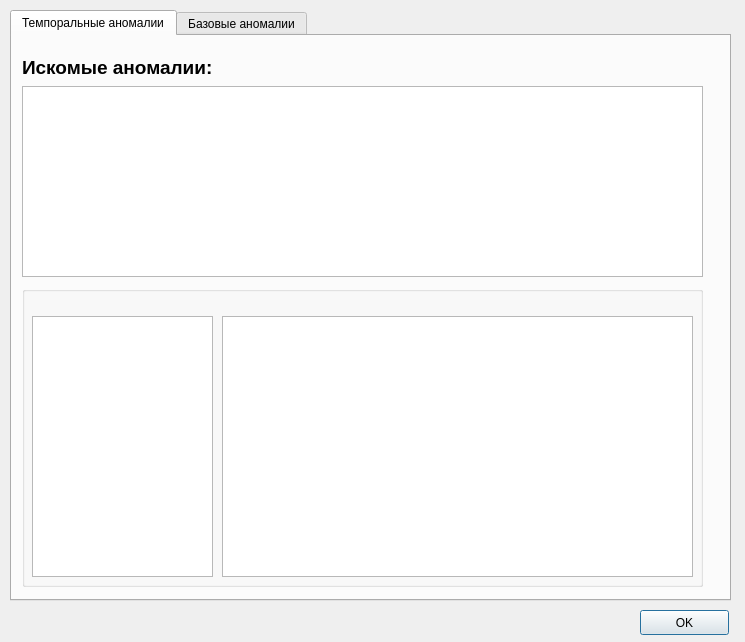
<?xml version="1.0" encoding="UTF-8"?>
<ui version="4.0">
 <class>Dialog</class>
 <widget class="QDialog" name="Dialog">
  <property name="enabled">
   <bool>true</bool>
  </property>
  <property name="geometry">
   <rect>
    <x>0</x>
    <y>0</y>
    <width>745</width>
    <height>642</height>
   </rect>
  </property>
  <property name="sizePolicy">
   <sizepolicy hsizetype="Fixed" vsizetype="Fixed">
    <horstretch>0</horstretch>
    <verstretch>0</verstretch>
   </sizepolicy>
  </property>
  <property name="maximumSize">
   <size>
    <width>800</width>
    <height>800</height>
   </size>
  </property>
  <property name="windowTitle">
   <string>Проткол верификации</string>
  </property>
  <property name="sizeGripEnabled">
   <bool>false</bool>
  </property>
  <widget class="QTabWidget" name="tabWidget">
   <property name="geometry">
    <rect>
     <x>10</x>
     <y>10</y>
     <width>721</width>
     <height>591</height>
    </rect>
   </property>
   <property name="currentIndex">
    <number>0</number>
   </property>
   <widget class="QWidget" name="tab">
    <attribute name="title">
     <string>Темпоральные аномалии</string>
    </attribute>
    <widget class="QGroupBox" name="groupres">
     <property name="geometry">
      <rect>
       <x>10</x>
       <y>250</y>
       <width>681</width>
       <height>301</height>
      </rect>
     </property>
     <property name="title">
      <string/>
     </property>
     <widget class="QListWidget" name="listres">
      <property name="geometry">
       <rect>
        <x>10</x>
        <y>30</y>
        <width>181</width>
        <height>261</height>
       </rect>
      </property>
     </widget>
     <widget class="QTextBrowser" name="textBrowser">
      <property name="geometry">
       <rect>
        <x>200</x>
        <y>30</y>
        <width>471</width>
        <height>261</height>
       </rect>
      </property>
     </widget>
    </widget>
    <widget class="QLabel" name="label">
     <property name="geometry">
      <rect>
       <x>10</x>
       <y>20</y>
       <width>241</width>
       <height>21</height>
      </rect>
     </property>
     <property name="text">
      <string>&lt;html&gt;&lt;head/&gt;&lt;body&gt;&lt;p&gt;&lt;span style=&quot; font-size:14pt; font-weight:600;&quot;&gt;Искомые аномалии:&lt;/span&gt;&lt;/p&gt;&lt;/body&gt;&lt;/html&gt;</string>
     </property>
     <property name="textFormat">
      <enum>Qt::AutoText</enum>
     </property>
    </widget>
    <widget class="QTableWidget" name="tableanoms">
     <property name="geometry">
      <rect>
       <x>10</x>
       <y>50</y>
       <width>681</width>
       <height>191</height>
      </rect>
     </property>
     <property name="editTriggers">
      <set>QAbstractItemView::NoEditTriggers</set>
     </property>
     <property name="showGrid">
      <bool>true</bool>
     </property>
     <property name="gridStyle">
      <enum>Qt::SolidLine</enum>
     </property>
     <attribute name="horizontalHeaderVisible">
      <bool>false</bool>
     </attribute>
     <attribute name="horizontalHeaderCascadingSectionResizes">
      <bool>false</bool>
     </attribute>
     <attribute name="horizontalHeaderDefaultSectionSize">
      <number>339</number>
     </attribute>
     <attribute name="horizontalHeaderStretchLastSection">
      <bool>true</bool>
     </attribute>
     <attribute name="verticalHeaderVisible">
      <bool>false</bool>
     </attribute>
     <attribute name="verticalHeaderDefaultSectionSize">
      <number>40</number>
     </attribute>
     <attribute name="verticalHeaderHighlightSections">
      <bool>true</bool>
     </attribute>
     <attribute name="verticalHeaderMinimumSectionSize">
      <number>21</number>
     </attribute>
     <column>
      <property name="text">
       <string>Тип аномалии</string>
      </property>
     </column>
     <column>
      <property name="text">
       <string>Количество</string>
      </property>
     </column>
    </widget>
   </widget>
   <widget class="QWidget" name="tab_2">
    <attribute name="title">
     <string>Базовые аномалии</string>
    </attribute>
    <widget class="QLabel" name="label_2">
     <property name="geometry">
      <rect>
       <x>10</x>
       <y>20</y>
       <width>241</width>
       <height>21</height>
      </rect>
     </property>
     <property name="text">
      <string>&lt;html&gt;&lt;head/&gt;&lt;body&gt;&lt;p&gt;&lt;span style=&quot; font-size:14pt; font-weight:600;&quot;&gt;Искомые аномалии:&lt;/span&gt;&lt;/p&gt;&lt;/body&gt;&lt;/html&gt;</string>
     </property>
     <property name="textFormat">
      <enum>Qt::AutoText</enum>
     </property>
    </widget>
    <widget class="QGroupBox" name="groupres_2">
     <property name="geometry">
      <rect>
       <x>10</x>
       <y>250</y>
       <width>681</width>
       <height>301</height>
      </rect>
     </property>
     <property name="title">
      <string/>
     </property>
     <widget class="QListWidget" name="listres_2">
      <property name="geometry">
       <rect>
        <x>10</x>
        <y>30</y>
        <width>201</width>
        <height>261</height>
       </rect>
      </property>
     </widget>
     <widget class="QTextBrowser" name="textBrowser_2">
      <property name="geometry">
       <rect>
        <x>220</x>
        <y>30</y>
        <width>451</width>
        <height>261</height>
       </rect>
      </property>
     </widget>
    </widget>
    <widget class="QTableWidget" name="tableanoms_2">
     <property name="geometry">
      <rect>
       <x>10</x>
       <y>50</y>
       <width>681</width>
       <height>191</height>
      </rect>
     </property>
     <property name="editTriggers">
      <set>QAbstractItemView::NoEditTriggers</set>
     </property>
     <property name="showGrid">
      <bool>true</bool>
     </property>
     <property name="gridStyle">
      <enum>Qt::SolidLine</enum>
     </property>
     <attribute name="horizontalHeaderVisible">
      <bool>false</bool>
     </attribute>
     <attribute name="horizontalHeaderCascadingSectionResizes">
      <bool>false</bool>
     </attribute>
     <attribute name="horizontalHeaderDefaultSectionSize">
      <number>339</number>
     </attribute>
     <attribute name="horizontalHeaderStretchLastSection">
      <bool>true</bool>
     </attribute>
     <attribute name="verticalHeaderVisible">
      <bool>false</bool>
     </attribute>
     <attribute name="verticalHeaderDefaultSectionSize">
      <number>40</number>
     </attribute>
     <attribute name="verticalHeaderHighlightSections">
      <bool>true</bool>
     </attribute>
     <attribute name="verticalHeaderMinimumSectionSize">
      <number>21</number>
     </attribute>
     <column>
      <property name="text">
       <string>Тип аномалии</string>
      </property>
     </column>
     <column>
      <property name="text">
       <string>Количество</string>
      </property>
     </column>
    </widget>
   </widget>
  </widget>
  <widget class="QPushButton" name="exitButton">
   <property name="geometry">
    <rect>
     <x>640</x>
     <y>610</y>
     <width>89</width>
     <height>25</height>
    </rect>
   </property>
   <property name="text">
    <string>OK</string>
   </property>
  </widget>
 </widget>
 <resources/>
 <connections/>
</ui>
